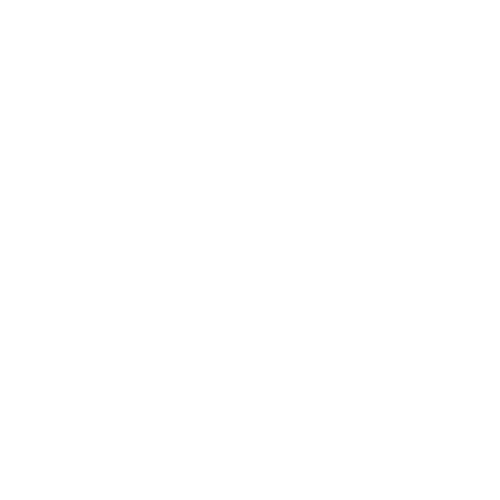
Frame 1 (no input)
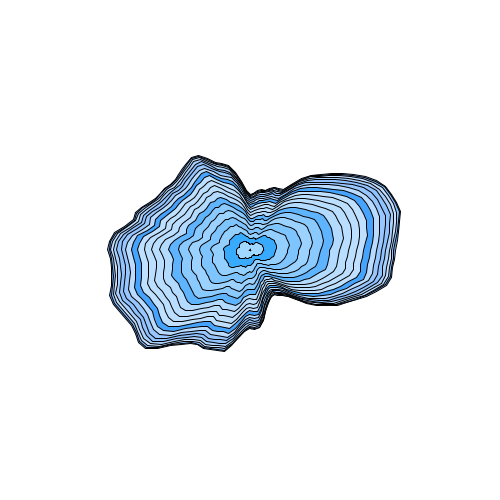
Frame 60 (the mouse pressed at the canvas centre just before this capture)
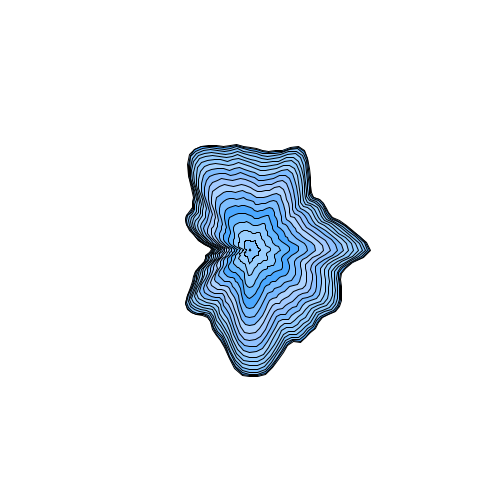
Frame 120 (the mouse held since frame 60 and released just before this capture)

The Processing sketch that drew these frames (run headless with seeded random() and noise(); from frame 60 on, the mouse is pressed at the canvas centre):

// Processing sketch: AgateSection
// ── AgateSection.pde
int res = 100;
int gen = 20;//to store generation
float baseR = 2;
float[][] prevRs = new float[gen][res];

void setup(){
  //fullScreen();
  size(500, 500);
  colorMode(HSB, 360, 100, 100);
}

void draw(){
  background(360);
  translate(width/2, height/2);
  float zoff = float(frameCount)/50;
  //push out old data
  for(int j = gen-1; j >= 1; j--){
    for(int i = 0; i < res; i++){
      prevRs[j][i] = prevRs[j-1][i];
    }
  }
  for(int i = 0; i < res; i++){
    float theta = map(i, 0, res, 0, TWO_PI);
    float r = noise(1+cos(theta), 1+sin(theta), zoff)*baseR;//+1 to avoid simmetry
    prevRs[0][i] = r;
  }
  float[] accRs = new float[res];//accumulated r
  //calculate accRs first
  for(int j = 0; j < gen; j++){
    for(int i = 0; i < res; i++){
      accRs[i] += prevRs[j][i]*pow(j, 0.8);
    }
  }
  //show
  for(int j = 0; j < gen; j++){
    //fill(150, noise(j, zoff)*100, noise(j, zoff, 1)*50+50);
    fill(200+noise(float(j)/10, zoff)*20, noise(j, zoff)*100, 100);
    beginShape();
    for(int i = 0; i < res; i++){
      float theta = map(i, 0, res, 0, TWO_PI);
      accRs[i] -= prevRs[j][i]*pow(j, 0.8);
      float r = accRs[i];
      vertex(cos(theta)*r, sin(theta)*accRs[i]);
    }
    endShape(CLOSE);
  }
}
